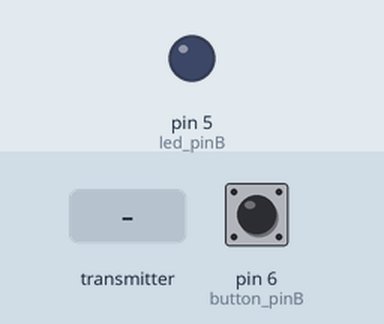
Simulated run of this sketch. Board: Arduino Uno, built with avr-gcc and run on an emulated ATmega328P. Parts: output pins drawn as LEDs (lit = HIGH). Inputs (shaded band) come from the test bench; at power-on: pin 6 (button_pinB) HIGH. No radio packets arrive unless stated.

Above: at 1.2 s.
1.3 s: the transmitter starts sending button_stateA = 0
At 2.3 s:
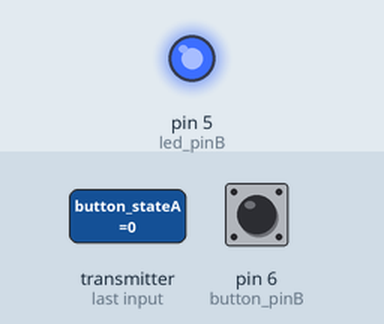
2.8 s: the transmitter starts sending button_stateA = 1
At 3.5 s:
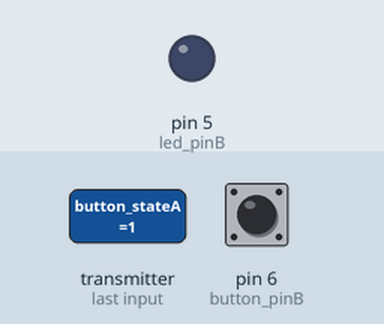
Timing chart, 0 to 5.8 s (numbered marks = the images above; inputs shaded):
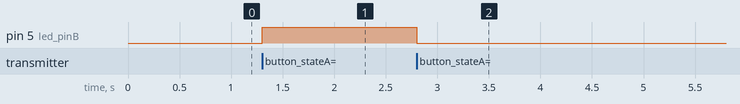

Measured:
- after the input at 1.3 s, pin 5 (led_pinB): LOW → HIGH at once
- after the input at 2.8 s, pin 5 (led_pinB): HIGH → LOW at once

The sketch:

B2.ino
```cpp
//nRF24L01 communication 2 ways Arduino B

#include <SPI.h>
#include  <nRF24L01.h>
#include <RF24.h>
RF24 radio(9, 10); // CE, CSN
const byte  addresses [][6] = {"00001", "00002"};    //Setting the two addresses. One for  transmitting and one for receiving
int button_pinB = 6;
int led_pinB = 5;
boolean  button_stateA = 0;
boolean button_stateB = 0;

void setup() {
  pinMode(button_pinB,  INPUT_PULLUP);
  pinMode(led_pinB, OUTPUT);
  radio.begin();                            //Starting  the radio communication
  radio.openWritingPipe(addresses[0]);      //Setting  the address at which we will send the data
  radio.openReadingPipe(1, addresses[1]);   //Setting the address at which we will receive the data
  radio.setPALevel(RF24_PA_MIN);            //You can set it as minimum or maximum depending on the distance between  the transmitter and receiver.
}

void loop()
{
  delay(5);
  radio.startListening();                    //This sets the module as receiver
  if (radio.available())                     //Looking for incoming data
  {
    radio.read(&button_stateA,  sizeof(button_stateA));
    if(button_stateA == LOW)
  {
     digitalWrite(led_pinB,  HIGH);
  }
  else
  {
     digitalWrite(led_pinB, LOW);
  }
  delay(5);

  radio.stopListening();                           //This sets the module  as transmitter
  button_stateB = digitalRead(button_pinB);
  radio.write(&button_stateB,  sizeof(button_stateB));   //Sending the data
  }
}
```
